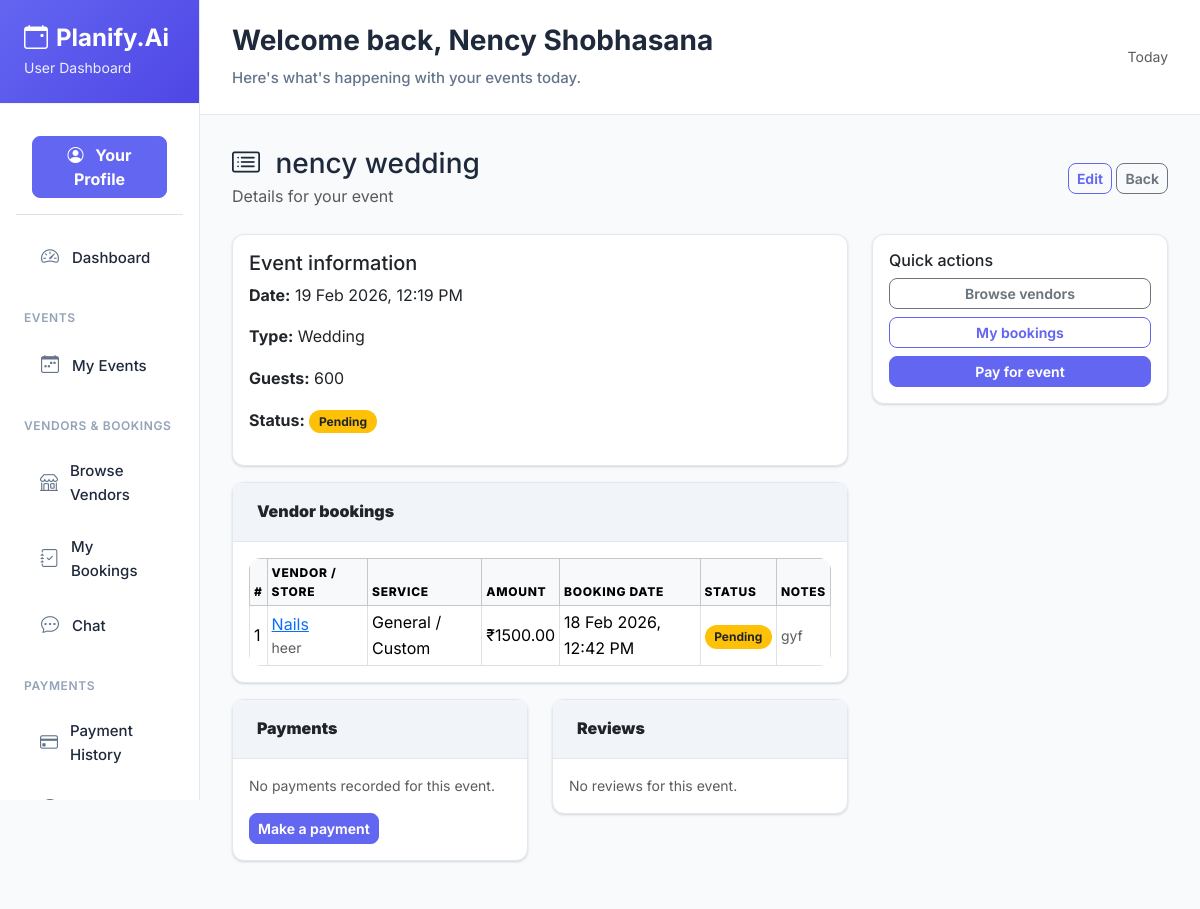
Page /user/events/1/ (signed in) on the committed database.
### account/models.py (models this page shows, shortened)
class User(models.Model):
    fullname = models.CharField(max_length=255)
    email = models.EmailField(unique=True)
    mobile = models.CharField(max_length=15, unique=True, null=True, blank=True)
    password = models.CharField(max_length=255, blank=True, null=True)
    is_active = models.BooleanField(default=False)   # ✅ added
    email_verified = models.BooleanField(default=False)
    role = models.ForeignKey(Role, on_delete=models.CASCADE)
    business_logo = models.ImageField(upload_to='vendor_logos/', null=True, blank=True)
    created_at = models.DateTimeField(auto_now_add=True)
    updated_at = models.DateTimeField(auto_now=True)

### user/models.py (models this page shows, shortened)
class Event(models.Model):
    STATUS_PENDING = 'pending'
    STATUS_CONFIRMED = 'confirmed'
    STATUS_COMPLETED = 'completed'
    STATUS_CANCELLED = 'cancelled'
    STATUS_CHOICES = [
        (STATUS_PENDING, 'Pending'),
        (STATUS_CONFIRMED, 'Confirmed'),
        (STATUS_COMPLETED, 'Completed'),
        (STATUS_CANCELLED, 'Cancelled'),
    ]
    TYPE_WEDDING = 'wedding'
    TYPE_CONFERENCE = 'conference'
    TYPE_PARTY = 'party'
    TYPE_OTHER = 'other'
    TYPE_CHOICES = [
        (TYPE_WEDDING, 'Wedding'),
        (TYPE_CONFERENCE, 'Conference'),
        (TYPE_PARTY, 'Party'),
        (TYPE_OTHER, 'Other'),
    ]
    owner = models.ForeignKey('account.User', on_delete=models.CASCADE, related_name='events')
    title = models.CharField(max_length=200)
    date = models.DateTimeField()
    event_type = models.CharField(max_length=50, choices=TYPE_CHOICES, default=TYPE_OTHER)
    status = models.CharField(max_length=20, choices=STATUS_CHOICES, default=STATUS_PENDING)
    guests = models.PositiveIntegerField(default=0)
    created_at = models.DateTimeField(auto_now_add=True)

### vendor/models.py (models this page shows, shortened)
class Booking(models.Model):
    STATUS_PENDING = 'pending'
    STATUS_CONFIRMED = 'confirmed'
    STATUS_IN_PROGRESS = 'in_progress'
    STATUS_COMPLETED = 'completed'
    STATUS_CANCELLED = 'cancelled'
    STATUS_CHOICES = [
        (STATUS_PENDING, 'Pending'),
        (STATUS_CONFIRMED, 'Approved'),
        (STATUS_IN_PROGRESS, 'In Progress'),
        (STATUS_COMPLETED, 'Completed'),
        (STATUS_CANCELLED, 'Rejected'),
    ]
    event = models.ForeignKey(Event, on_delete=models.CASCADE, related_name='bookings')
    store = models.ForeignKey(Store, on_delete=models.CASCADE, related_name='bookings')
    service = models.ForeignKey(Service, on_delete=models.SET_NULL, null=True, blank=True, related_name='bookings')
    customer = models.ForeignKey(User, on_delete=models.CASCADE, related_name='customer_bookings')
    vendor = models.ForeignKey(User, on_delete=models.CASCADE, related_name='vendor_bookings')
    amount = models.DecimalField(max_digits=10, decimal_places=2)
    status = models.CharField(max_length=20, choices=STATUS_CHOICES, default=STATUS_PENDING)
    notes = models.TextField(blank=True, null=True)
    created_at = models.DateTimeField(auto_now_add=True)
    updated_at = models.DateTimeField(auto_now=True)
    booking_date = models.DateTimeField(null=True, blank=True)  # When the service will be provided

class Store(models.Model):
    vendor = models.ForeignKey(User, on_delete=models.CASCADE, limit_choices_to={'role__name__iexact': 'vendor'})
    store_name = models.CharField(max_length=200)
    description = models.TextField()
    phone = models.CharField(max_length=20, null=True, blank=True)
    category = models.ForeignKey(category, on_delete=models.CASCADE)
    address = models.TextField()
    city = models.CharField(max_length=100)
    price_start = models.DecimalField(max_digits=10, decimal_places=2)
    profile_image = models.ImageField(upload_to='store_images/', null=True, blank=True)
    created_at = models.DateTimeField(auto_now_add=True)
    updated_at = models.DateTimeField(auto_now=True)
    status = models.BooleanField(default=True)  # active/inactive

### user/views.py (the view)
    def wrapper(request, *args, **kwargs):
        user_id = request.session.get('user_id')
        if not user_id:
            return redirect('/login/')
        try:
            User.objects.get(id=user_id)
        except User.DoesNotExist:
            request.session.flush()
            return redirect('/login/')
        return view_func(request, *args, **kwargs)

### template/user/event_detail.html (shortened to what this page needs)
{% extends 'user/base.html' %}
{% load static %}
{% block content %}
<div class="d-flex justify-content-between align-items-center mb-4">
    <div>
        <h3 class="mb-1"><i class="bi bi-card-list me-2"></i> {{ event.title }}</h3>
        <p class="text-muted mb-0">Details for your event</p>
    </div>
    <div>
        <a href="{% url 'user:event_edit' event.id %}" class="btn btn-outline-primary btn-sm">Edit</a>
        <a href="{% url 'user:user_events' %}" class="btn btn-outline-secondary btn-sm">Back</a>
    </div>
</div>
<div class="row">
    <div class="col-md-8">
        <div class="card mb-3">
            <div class="card-body">
                <h5 class="card-title">Event information</h5>
                <p><strong>Date:</strong> {{ event.date|date:"d M Y, h:i A" }}</p>
                <p><strong>Type:</strong> {{ event.get_event_type_display }}</p>
                <p><strong>Guests:</strong> {{ event.guests }}</p>
                <p><strong>Status:</strong>
                    {% if event.status == 'pending' %}
                    <span class="badge bg-warning text-dark">Pending</span>
                    {% elif event.status == 'confirmed' %}
                    <span class="badge bg-primary">Confirmed</span>
                    {% elif event.status == 'completed' %}
                    <span class="badge bg-success">Completed</span>
                    {% else %}
                    <span class="badge bg-secondary">Cancelled</span>
                    {% endif %}
                </p>
            </div>
        </div>
        <div class="card mb-3">
            <div class="card-header"><strong>Vendor bookings</strong></div>
            <div class="card-body">
                {% if bookings %}
                <div class="table-responsive">
                    <table class="table table-sm table-bordered mb-0 align-middle">
                        <thead class="table-light">
                            <tr>
                                <th>#</th>
                                <th>Vendor / Store</th>
                                <th>Service</th>
                                <th>Amount</th>
                                <th>Booking date</th>
                                <th>Status</th>
                                <th>Notes</th>
                            </tr>
                        </thead>
                        <tbody>
                            {% for b in bookings %}
                            <tr>
                                <td>{{ forloop.counter }}</td>
                                <td>
                                    <a href="{% url 'user:store_detail' b.store.id %}">{{ b.store.store_name }}</a>
                                    <div class="small text-muted">{{ b.vendor.fullname }}</div>
                                </td>
                                <td>
                                    {% if b.service %}
                                        {{ b.service.name }}
                                    {% else %}
                                        General / Custom
                                    {% endif %}
                                </td>
                                <td>₹{{ b.amount }}</td>
                                <td>{% if b.booking_date %}{{ b.booking_date|date:"d M Y, h:i A" }}{% else %}-{% endif %}</td>
                                <td>
                                    {% if b.status == 'pending' %}
                                    <span class="badge bg-warning text-dark">Pending</span>
                                    {% elif b.status == 'confirmed' %}
                                    <span class="badge bg-primary">Confirmed</span>
                                    {% elif b.status == 'in_progress' %}
                                    <span class="badge bg-info text-dark">In Progress</span>
                                    {% elif b.status == 'completed' %}
                                    <span class="badge bg-success">Completed</span>
                                    {% else %}
                                    <span class="badge bg-secondary">Cancelled</span>
                                    {% endif %}
                                </td>
                                <td class="small text-muted">{{ b.notes|default:'—' }}</td>
                            </tr>
                            {% endfor %}
                        </tbody>
                    </table>
                </div>
                {% else %}
                <p class="small text-muted mb-0">No bookings for this event yet. Browse vendors to send booking requests.</p>
                {% endif %}
            </div>
        </div>
        <div class="row">
            <div class="col-md-6">
                <div class="card mb-3">
                    <div class="card-header"><strong>Payments</strong></div>
                    <div class="card-body">
                        {% if payments %}
                        <ul class="list-group list-group-flush">
                            {% for p in payments %}
                            <li class="list-group-item d-flex justify-content-between align-items-center">
                                <div>
                                    <div>₹{{ p.amount }}</div>
                                    <div class="small text-muted">{{ p.payment_date|date:"d M Y, h:i A" }}</div>
                                </div>
                                <div class="small">
                                    {% if p.status == 'success' %}
                                    <span class="badge bg-success">Success</span>
                                    {% elif p.status == 'failed' %}
                                    <span class="badge bg-danger">Failed</span>
                                    {% else %}
                                    <span class="badge bg-warning text-dark">Pending</span>
                                    {% endif %}
                                </div>
                            </li>
                            {% endfor %}
                        </ul>
                        {% else %}
                        <p class="small text-muted mb-0">No payments recorded for this event.</p>
                        {% endif %}
                        <div class="mt-3">
                            <a href="{% url 'user:make_payment' event.id %}" class="btn btn-sm btn-primary">Make a payment</a>
                        </div>
                    </div>
                </div>
            </div>
            <div class="col-md-6">
                <div class="card mb-3">
                    <div class="card-header"><strong>Reviews</strong></div>
                    <div class="card-body">
                        {% if reviews %}
                        <ul class="list-group list-group-flush">
                            {% for r in reviews %}
                            <li class="list-group-item">
                                <div class="fw-semibold">{{ r.user.fullname }}</div>
                                <div class="small text-muted">{{ r.created_at|date:"d M Y" }}</div>
                                <div>{{ r.comment }}</div>
                                <div class="small text-warning">{% for i in "12345" %}{% if forloop.counter <= r.rating %}★{% else %}☆{% endif %}{% endfor %}</div>
                            </li>
                            {% endfor %}
                        </ul>
                        {% else %}
                        <p class="small text-muted mb-0">No reviews for this event.</p>
                        {% endif %}
                    </div>
                </div>
            </div>
        </div>
    </div>
    <div class="col-md-4">
        <div class="card p-3 mb-3">
            <h6>Quick actions</h6>
            <a href="{% url 'user:stores_list' %}" class="btn btn-sm btn-outline-secondary w-100 mb-2">Browse vendors</a>
            <a href="{% url 'user:user_bookings' %}" class="btn btn-sm btn-outline-primary w-100 mb-2">My bookings</a>
            <a href="{% url 'user:make_payment' event.id %}" class="btn btn-sm btn-primary w-100">Pay for event</a>
        </div>
    </div>
</div>
{% endblock %}

### template/user/include/header.html (shortened to what this page needs)
<div class="dashboard-header">
    <div class="d-flex justify-content-between align-items-center">
        <div>
            <h2>Welcome back, {{ user.fullname|default:"User" }}</h2>
            <p>Here's what's happening with your events today.</p>
        </div>
        <div class="d-flex align-items-center gap-3">
            <div class="text-end">
                <small class="text-muted d-block">Today</small>
            </div>
        </div>
    </div>
</div>

### rows in the picture
User: fullname "Nency Shobhasana"
Event: title "nency wedding", date "19 Feb 2026, 12:19 PM", event_type "Wedding", guests "600"
Booking: store.store_name "Nails", vendor.fullname "heer", shows "General / Custom", amount "1500.00", booking_date "18 Feb 2026, 12:42 PM", status "Pending", notes "gyf"

### other values in the picture
{{ APP_NAME }} "Planify.Ai"
